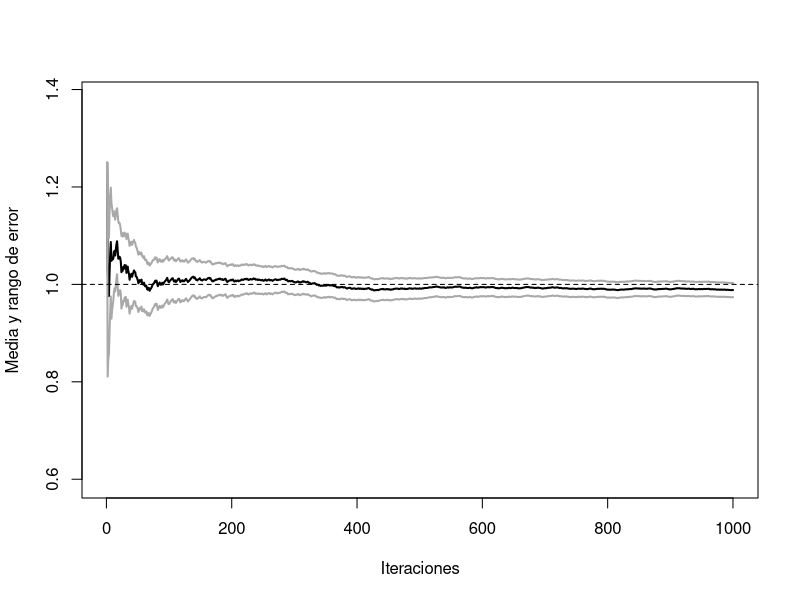

The R source for this figure:
## ---- chunk 1

mc.integral <- function(fun, a, b, n) {
    x <- runif(n, a, b)
    fx <- sapply(x, fun)
    return(mean(fx) * (b - a))
}



#Aunque posteriormente usaremos una función de Monte Carlo más compleja que incluye representación gráfica.


mc.integral <- function(fun, a, b, n, plot = TRUE) {
    fx <- sapply(runif(n, a, b), fun) * (b - a)
    if (plot) {
        estint <- cumsum(fx)/(1:n)
        esterr <- sqrt(cumsum((fx - estint)^2))/(1:n)
        plot(estint, ylab = "Media y rango de error", type = "l", lwd = 2, ylim = mean(fx) + 
            2 * c(-esterr[1], esterr[1]), xlab = "Iteraciones")
        lines(estint + 2 * esterr, col = "darkgray", lwd = 2)
        lines(estint - 2 * esterr, col = "darkgray", lwd = 2)
        return(list(valor = estint[n], error = 2 * esterr[n]))
    } else return(list(valor = mean(fx), error = 2 * sd(fx)/sqrt(n)))
}
## ---- chunk 2
fun <- function(x) return((1/8) * (5-3*x^2))
set.seed(1718)
p1 <- mc.integral(fun, -1, 1, 20,plot = F)
p1$valor
## ---- chunk 3
p2 <- mc.integral(fun, -1, 1, 100,plot=F)
p2$valor
## ---- chunk 4
error_función <- c(p1$error , p2$error)
error_por_aproximación <- c(abs(1-p1$valor), abs(1-p2$valor))
p <- cbind(error_función, error_por_aproximación)
row.names(p) <- c('n=20','n=100')
p
## ---- chunk 5
set.seed(1718)
c <- mc.integral(fun, -1, 1, 1000)
abline(h = 1, lty = 2)
## ---- chunk 6
error_función <- c$error
error_por_aproximación <- abs(1-c$valor)
p <- cbind(error_función,error_por_aproximación)
row.names(p) <- c('n=1000')
p
## ---- chunk 7
set.seed(1718)
nsim <- 10^3
y <- rnorm(nsim,mean=0,sd=0.3)
w <- fun(y)/dnorm(y , sd=0.3)

## ---- chunk 8
#Desarrolllo del literal c)

